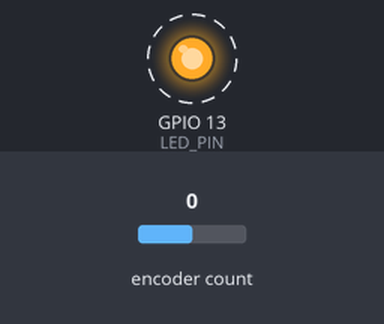
The program below on a simulated ESP32. On the bench: output pins drawn as LEDs (lit = HIGH). Dashed ring = blinking. The inputs (shaded band) are chosen by the test bench; at power-on: encoder count 0. What the program prints to the serial monitor is not drawn.

Above: at 0.19 s.
Timing chart, 0 to 3.0 s (numbered marks = the images above):
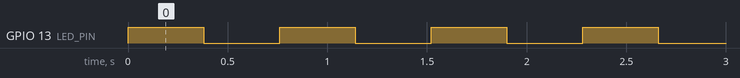

Measured:
- by itself, GPIO 13 (LED_PIN): alternates HIGH for 0.38 s and LOW for 0.38 s

The program:

main.cpp
```cpp
#include <ESP32Encoder.h>
#include <Arduino.h>
#include <enumeration.h>

const int MIN_DELAY_MS = 10;
const int MAX_DELAY_MS = 750;

const int ROTARY_A = 16;
const int ROTARY_B = 17;

const int LED_PIN = 13;

LEDState current;
ESP32Encoder encoder;

void setup()
{
    // put your setup code here, to run once:
    Serial.begin(115200);
    pinMode(LED_PIN, OUTPUT);

    ESP32Encoder::useInternalWeakPullResistors = UP;
    encoder.attachHalfQuad(ROTARY_A, ROTARY_B);
    encoder.setCount(100);
}

unsigned long lastChangeTime;
LEDState ledCheckUpdate(LEDState state, int delayValue)
{
    LEDState old = state;
    if (timeDiff(lastChangeTime, delayValue))
    {
        if (state == LEDState::ON)
            state = LEDState::OFF;
        else
            state = LEDState::ON;
    }
    if (state == LEDState::ON)
        digitalWrite(LED_PIN, HIGH);
    else
        digitalWrite(LED_PIN, LOW);

    if (old != state)
        lastChangeTime = millis();
    return state;
}

int encodercnt = 0;

// range checks the encode
void rangeCheckEncoder()
{
    if (encodercnt != encoder.getCount())
    {
        encodercnt = encoder.getCount();

        if (encodercnt >= 200)
        {
            encodercnt = 200;
            encoder.setCount(encodercnt);
        }
        else if (encodercnt <= 0)
        {
            encodercnt = 0;
            encoder.setCount(encodercnt);
        }
        Serial.println(encodercnt);
    }
}

void loop()
{
    rangeCheckEncoder();

    int delayValue = map(encodercnt, 0, 200, MIN_DELAY_MS, MAX_DELAY_MS);

    current = ledCheckUpdate(current, delayValue);
}
```

enumeration.h
```cpp
#include <Arduino.h>


enum class LEDState
{
  ON,
  OFF
};


// returns true if specifiedDelay has elapsed since start (millis() values)
boolean timeDiff(unsigned long start, int specifiedDelay)
{
  return (millis() - start >= specifiedDelay);
}
```
